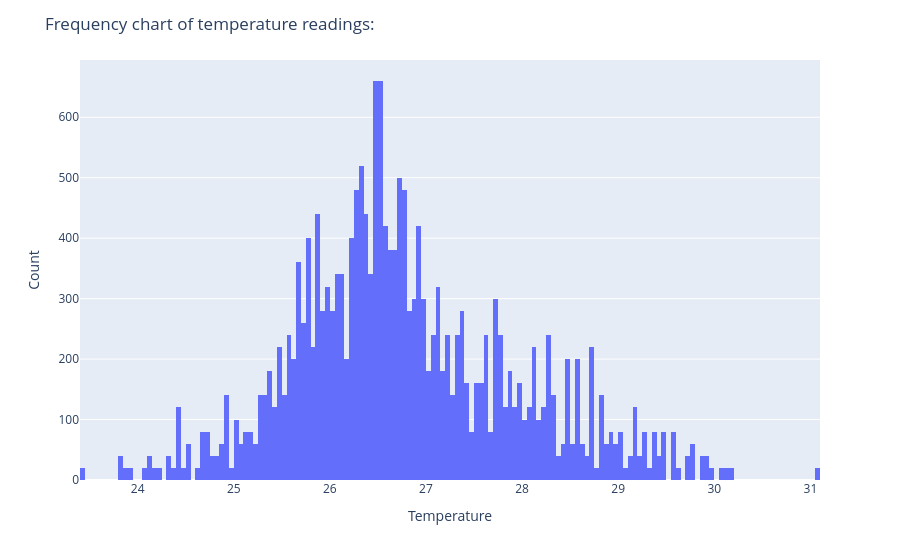

This figure's notebook cell:
### Code cell
fig = px.histogram(x=temperature_data['temperature_2m'], nbins=200, histnorm='density')
fig.update_layout(title='Frequency chart of temperature readings:',
                 xaxis_title='Temperature', yaxis_title='Count')

### Figure 1 — Plotly figure (JSON) as saved in the notebook; plotly's stock layout.template omitted (floating-point values rounded to 4 significant figures; data arrays with more than 128 entries replaced by an {"elided": "..."} marker saying what was removed)
{"data": [{"alignmentgroup": "True", "bingroup": "x", "histnorm": "density", "hovertemplate": "x=%{x}<br>density=%{y}<extra></extra>", "legendgroup": "", "marker": {"color": "#636efa", "pattern": {"shape": ""}}, "name": "", "nbinsx": 200, "offsetgroup": "", "orientation": "v", "showlegend": false, "type": "histogram", "x": {"elided": "1009 float values"}, "xaxis": "x", "yaxis": "y"}], "layout": {"barmode": "relative", "legend": {"tracegroupgap": 0}, "margin": {"t": 60}, "title": {"text": "Frequency chart of temperature readings:"}, "xaxis": {"anchor": "y", "domain": [0, 1], "title": {"text": "Temperature"}}, "yaxis": {"anchor": "x", "domain": [0, 1], "title": {"text": "Count"}}}}
